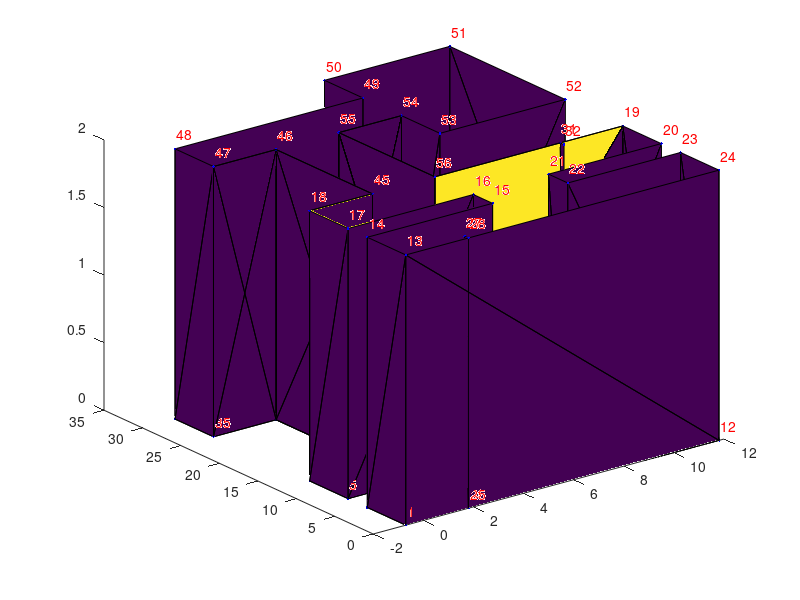

This figure's MATLAB source:
clc;
clear;
close all;

tran = [-0.7; 0; 0];
h = 4;
feature_i = [0 0 0; 0 10 0; 10 10 0; 10 15 0; 0 15 0; 0 25 0; 25 25 0; ...
    25 15 0; 16 15 0; 16 10 0; 25 10 0; 25 0 0; ...
    0 0 h; 0 10 h; 10 10 h; 10 15 h; 0 15 h; 0 25 h; 25 25 h; ...
    25 15 h; 16 15 h; 16 10 h; 25 10 h; 25 0 h;...
    5 0 0; 5 1 0; 5 1 h; 5 0 h;...
    20 24 0; 20 25 0; 20 25 h; 20 24 h;...
    5 25 0; 5 50 0; 0 50 0; 0 60 0; 15 60 0; 15 70 0; 25 70 0;...
    25 40 0; 15 40 0; 15 50 0; 10 50 0; 10 25 0;...
    5 25 h; 5 50 h; 0 50 h; 0 60 h; 15 60 h; 15 70 h; 25 70 h;...
    25 40 h; 15 40 h; 15 50 h; 10 50 h; 10 25 h]/2 + tran';

trans = [-0.7; 0; 0];
h2 = 2;
feature = [[0 0 0; 0 10 0; 10 10 0; 10 15 0; 0 15 0; 0 25 0; 25 25 0;...
    25 15 0; 16 15 0; 16 10 0; 25 10 0; 25 0 0; ...
    0 0 h2; 0 10 h2; 10 10 h2; 10 15 h2; 0 15 h2; 0 25 h2; 25 25 h2; ...
    25 15 h2; 16 15 h2; 16 10 h2; 25 10 h2; 25 0 h2;...
    5 0 0; 5 1 0; 5 1 h2; 5 0 h2;...
    20 24 0; 20 25 0; 20 25 h2; 20 24 h2;...
    5 25 0; 5 50 0; 0 50 0; 0 60 0; 15 60 0; 15 70 0; 25 70 0;...
    25 40 0; 15 40 0; 15 50 0; 10 50 0; 10 25 0;...
    5 25 h2; 5 50 h2; 0 50 h2; 0 60 h2; 15 60 h2; 15 70 h2; 25 70 h2;...
    25 40 h2; 15 40 h2; 15 50 h2; 10 50 h2; 10 25 h2;...
    12 0 h2; 12 25 h2;]/2;...
    2.5 15 h2/2; 5 20 h2/2] + trans';
feature = feature';
plot3(feature_i(:, 1), feature_i(:, 2), feature_i(:, 3), 'b.');
hold on;
for i = 1:length(feature_i)
    s = num2str(i);
    text(feature_i(i, 1)+0.1, feature_i(i, 2)+0.1, feature_i(i, 3)+0.1, s, 'color', 'r');
end
tri1 = [1 2 12; 2 12 11; 3 4 10; 4 9 10; 5 6 7; 5 7 8;...
    1 2 13; 2 13 14; 2 3 14; 3 14 15; 3 4 15; 4 15 16; 4 5 16; 5 16 17; 5 6 17; 6 17 18;...
%     6 7 18; 7 18 19; 
    7 8 19; 8 19 20; 8 9 20; 9 20 21; 9 10 21; 10 21 22; 10 11 22; 11 22 23;...
    11 12 23; 12 23 24; 1 12 13; 12 13 24;...
    25 26 27; 25 27 28; 29 30 31; 29 31 32;...
    6 18 33; 18 33 45; 33 34 46; 33 45 46; 34 35 47; 34 46 47; 35 36 47; 36 47 48; ...
    36 37 48; 37 48 49; 37 38 49; 38 49 50; 38 39 50; 39 50 51; 39 40 51; 40 51 52;...
    40 41 52; 41 52 53; 41 42 53; 42 53 54; 42 43 54; 43 55 54; ...
    43 44 55; 44 55 56; 7 19 44; 19 44 56;...
    33 34 43; 33 43 44; 35 36 37; 35 37 42; 38 39 40; 38 40 41];
% tri_ = [41 42 53; 42 53 54; 42 43 54; 43 55 54; ...
%     43 44 55; 44 55 56; 7 19 44; 19 44 56];
tri_ = [3 4 6; 4 7 6; ...
    4 5 7; 5 7 8; 1 2 5; 2 5 8;...
    9 10 13; 10 13 14; 10 11 14; 11 14 15; 11 12 15; 12 15 16];
feature_ = feature_i([7,19,42,43,44,54,55,56, 6,33,34,35,18,45,46,47], :);
% tri_ = [3 4 7; 4 7 8; 4 5 8; 5 9 8; ...
%     5 6 9; 6 9 10; 1 2 6; 2 6 10];
% feature_ = feature_i([7,19,41,42,43,44,53,54,55,56], :);
% tri2 = [1 2 12; 2 12 11; 3 4 10; 4 9 10; 5 6 7; 5 7 8;...
%     33 34 43; 33 43 44; 35 36 37; 35 37 42; 38 39 40; 38 40 41];
% tri3 = [1 2 13; 2 13 14; 2 3 14; 3 14 15; 3 4 15; 4 15 16; 4 5 16; 5 16 17; 5 6 17; 6 17 18;...
%     6 18 33; 18 33 45; 33 34 46; 33 45 46; 34 35 47; 34 46 47; 35 36 47; 36 47 48; ...
%     36 37 48; 37 48 49; 37 38 49; 38 49 50; ];
% tri4 = [7 8 19; 8 19 20; 8 9 20; 9 20 21; 9 10 21; 10 21 22; 10 11 22; 11 22 23;...
%     11 12 23; 12 23 24; 1 12 13; 12 13 24;...
%     43 44 55; 44 55 56; 7 19 44; 19 44 56];
% tri5 = [38 39 50; 39 50 51; 39 40 51; 40 51 52;...
%     40 41 52; 41 52 53; 41 42 53; 42 53 54; 42 43 54; 43 55 54; ...
%     ];
% tri6 = [25 26 27; 25 27 28; 29 30 31; 29 31 32];

% figure(2)
trisurf(tri1, feature_i(:, 1), feature_i(:, 2), feature_i(:, 3));
trisurf(tri_, feature_(:, 1), feature_(:, 2), feature_(:, 3));
% trisurf(tri2, feature_i(:, 1), feature_i(:, 2), feature_i(:, 3));
% trisurf(tri3, feature_i(:, 1), feature_i(:, 2), feature_i(:, 3));
% trisurf(tri4, feature_i(:, 1), feature_i(:, 2), feature_i(:, 3));
% trisurf(tri5, feature_i(:, 1), feature_i(:, 2), feature_i(:, 3));
% trisurf(tri6, feature_i(:, 1), feature_i(:, 2), feature_i(:, 3));

M = length(feature(1, :));
id1 = 1:length(feature_i(:, 1));
vertex = feature_i';
% feature_ = [10 40 6; 15 30 6; 0 40 6; 0 30 6]';

goalx = -1:1.5:13;
goaly = -0.7:1.5:35;
goalz = [0.5,0.75];
% goalx = -1:3:26;
% goaly = -1:3:71;
% goalz = 2:2:6;
unknown = [];
for x = 1:length(goalx)
    for y = 1:length(goaly)
        for z = 1:length(goalz)
            unknown = [unknown, [x; y; z]];
        end
    end
end
save dataFeature1 M feature id1 tri1 goalx goaly goalz unknown feature_ tri_ vertex
% 
% axis([-4 4 -4 4 -4 4]);